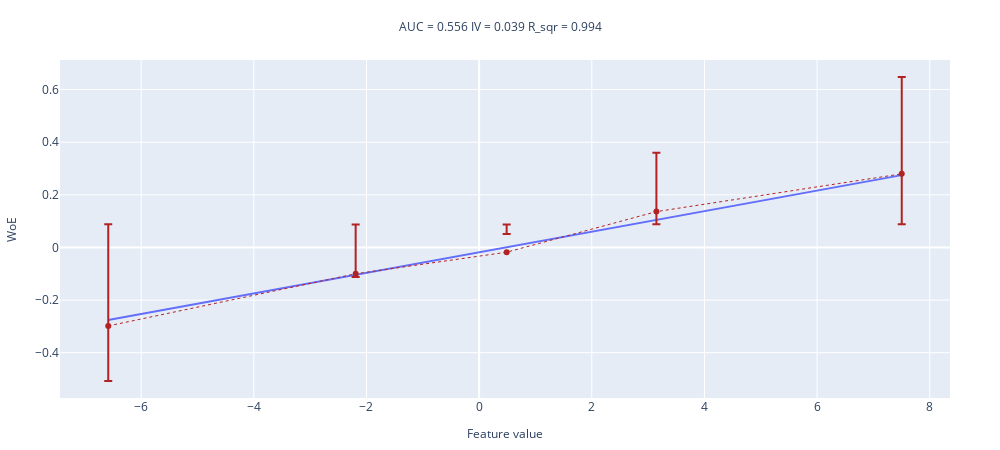

The cell this chart's notebook holds for it:
### Code cell
sample_size = int(1e4)
noise_std = 5.

df = pd.DataFrame()
y = np.array(sample_size // 2 * [0] + sample_size // 2 * [1])
df['target']  = y

np.random.seed(89)
x = np.concatenate([sps.norm(0, noise_std).rvs(size = sample_size // 2), sps.norm(1, noise_std).rvs(size = sample_size // 2)])
df['feature'] = x

woe_line(values=x, target=y, n_buckets=5)

### Figure 1 — Plotly figure (JSON) as saved in the notebook; plotly's stock layout.template omitted (floating-point values rounded to 4 significant figures)
{"data": [{"mode": "lines", "name": "interpolation_line", "showlegend": false, "type": "scatter", "x": [-6.585, -2.192, 0.4886, 3.147, 7.503], "y": [-0.2759, -0.1042, 0.0006123, 0.1045, 0.2748]}, {"error_y": {"array": [-0.2096, -0.01235, 0.06963, 0.224, 0.3683], "arrayminus": [-0.3868, -0.1878, -0.1056, 0.04838, 0.1913], "symmetric": false, "type": "data"}, "line": {"color": "firebrick", "dash": "dot", "width": 1}, "name": "WoE", "showlegend": false, "type": "scatter", "x": [-6.585, -2.192, 0.4886, 3.147, 7.503], "y": [-0.2982, -0.1001, -0.018, 0.1362, 0.2798]}], "layout": {"height": 450, "margin": {"b": 50, "l": 50, "r": 50, "t": 60}, "title": {"font": {"size": 12}, "text": "AUC = 0.556 IV = 0.039 R_sqr = 0.994 ", "x": 0.5, "xanchor": "center", "y": 0.95, "yanchor": "top"}, "width": 1000, "xaxis": {"title": {"font": {"size": 12}, "text": "Feature value"}}, "yaxis": {"title": {"font": {"size": 12}, "text": "WoE"}}}}
